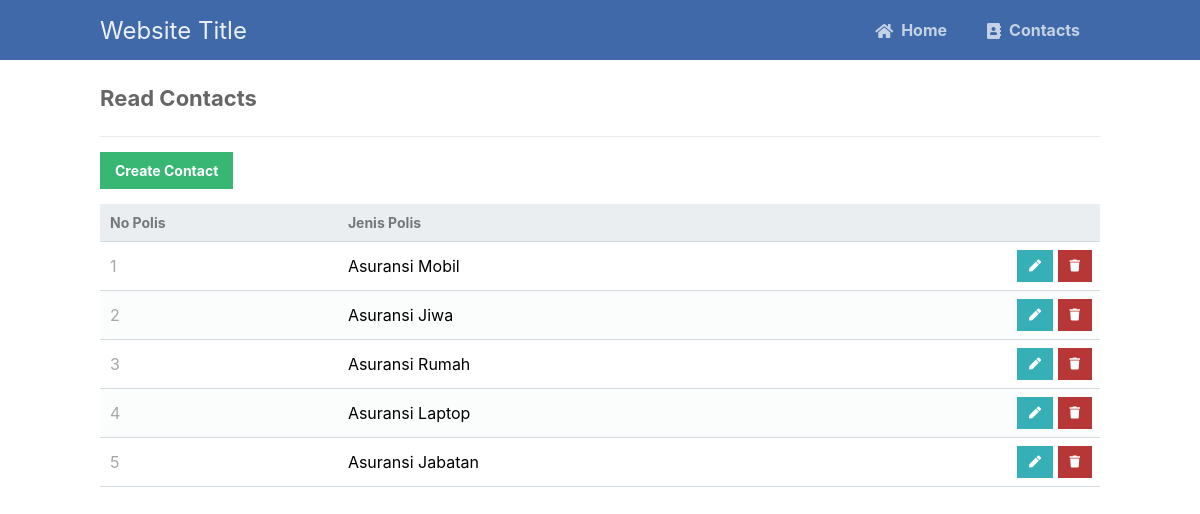
/polis/petugas/read.php, run on the app's committed database.
### tables this page shows
CREATE TABLE `polis` (
  `no_polis` int(10) NOT NULL,
  `jenis_polis` varchar(45) NOT NULL
);

### polis/petugas/read.php (the view, shortened to what this page needs)
<?php
include 'functions.php';
$pdo = pdo_connect_mysql();
$page = isset($_GET['page']) && is_numeric($_GET['page']) ? (int)$_GET['page'] : 1;
$records_per_page = 10;
$stmt = $pdo->prepare('SELECT * FROM polis ORDER BY no_polis LIMIT :current_page, :record_per_page');
$stmt->bindValue(':current_page', ($page-1)*$records_per_page, PDO::PARAM_INT);
$stmt->bindValue(':record_per_page', $records_per_page, PDO::PARAM_INT);
$stmt->execute();
$contacts = $stmt->fetchAll(PDO::FETCH_ASSOC);
?>
<?=template_header('Read')?>
<div class="content read">
	<h2>Read Contacts</h2>
	<a href="create.php" class="create-contact">Create Contact</a>
	<table>
        <thead>
            <tr>
                <td>No Polis</td>
                <td>Jenis Polis</td>
                <td></td>
            </tr>
        </thead>
        <tbody>
            <?php foreach ($contacts as $contact): ?>
            <tr>
                <td><?=$contact['no_polis']?></td>
                <td><?=$contact['jenis_polis']?></td>
                <td class="actions">
                    <a href="update.php?no_polis=<?=$contact['no_polis']?>" class="edit"><i class="fas fa-pen fa-xs"></i></a>
                    <a href="delete.php?no_polis=<?=$contact['no_polis']?>" class="trash"><i class="fas fa-trash fa-xs"></i></a>
                </td>
            </tr>
            <?php endforeach; ?>
        </tbody>
    </table>
</div>
<?=template_footer()?>

### polis/petugas/style.css (style rules this page uses)
* { box-sizing: border-box; font-family: -apple-system, BlinkMacSystemFont, "segoe ui", roboto, oxygen, ubuntu, cantarell, "fira sans", "droid sans", "helvetica neue", Arial, sans-serif; font-size: 16px; -webkit-font-smoothing: antialiased; -moz-osx-font-smoothing: grayscale; }
body { background-color: #FFFFFF; margin: 0; }
.content { width: 1000px; margin: 0 auto; }
.content h2 { margin: 0; padding: 25px 0; font-size: 22px; border-bottom: 1px solid #ebebeb; color: #666666; }
.read .create-contact { display: inline-block; text-decoration: none; background-color: #38b673; font-weight: bold; font-size: 14px; color: #FFFFFF; padding: 10px 15px; margin: 15px 0; }
.read table { width: 100%; padding-top: 30px; border-collapse: collapse; }
.read table thead { background-color: #ebeef1; border-bottom: 1px solid #d3dae0; }
.read table thead td { padding: 10px; font-weight: bold; color: #767779; font-size: 14px; }
.read table tbody tr { border-bottom: 1px solid #d3dae0; }
.read table tbody tr:nth-child(even) { background-color: #fbfcfc; }
.read table tbody tr td { padding: 10px; }
.read table tbody tr td:nth-child(1) { color: #a5a7a9; }
.read table tbody tr td.actions { padding: 8px; text-align: right; }
.read table tbody tr td.actions .edit, .read table tbody tr td.actions .trash { display: inline-flex; text-align: right; text-decoration: none; color: #FFFFFF; padding: 10px 12px; }
.read table tbody tr td.actions .trash { background-color: #b73737; }
.read table tbody tr td.actions .edit { background-color: #37afb7; }

### data on the page
polis: no_polis "1", jenis_polis "Asuransi Mobil"
polis: no_polis "2", jenis_polis "Asuransi Jiwa"
polis: no_polis "3", jenis_polis "Asuransi Rumah"
polis: no_polis "4", jenis_polis "Asuransi Laptop"
polis: no_polis "5", jenis_polis "Asuransi Jabatan"
